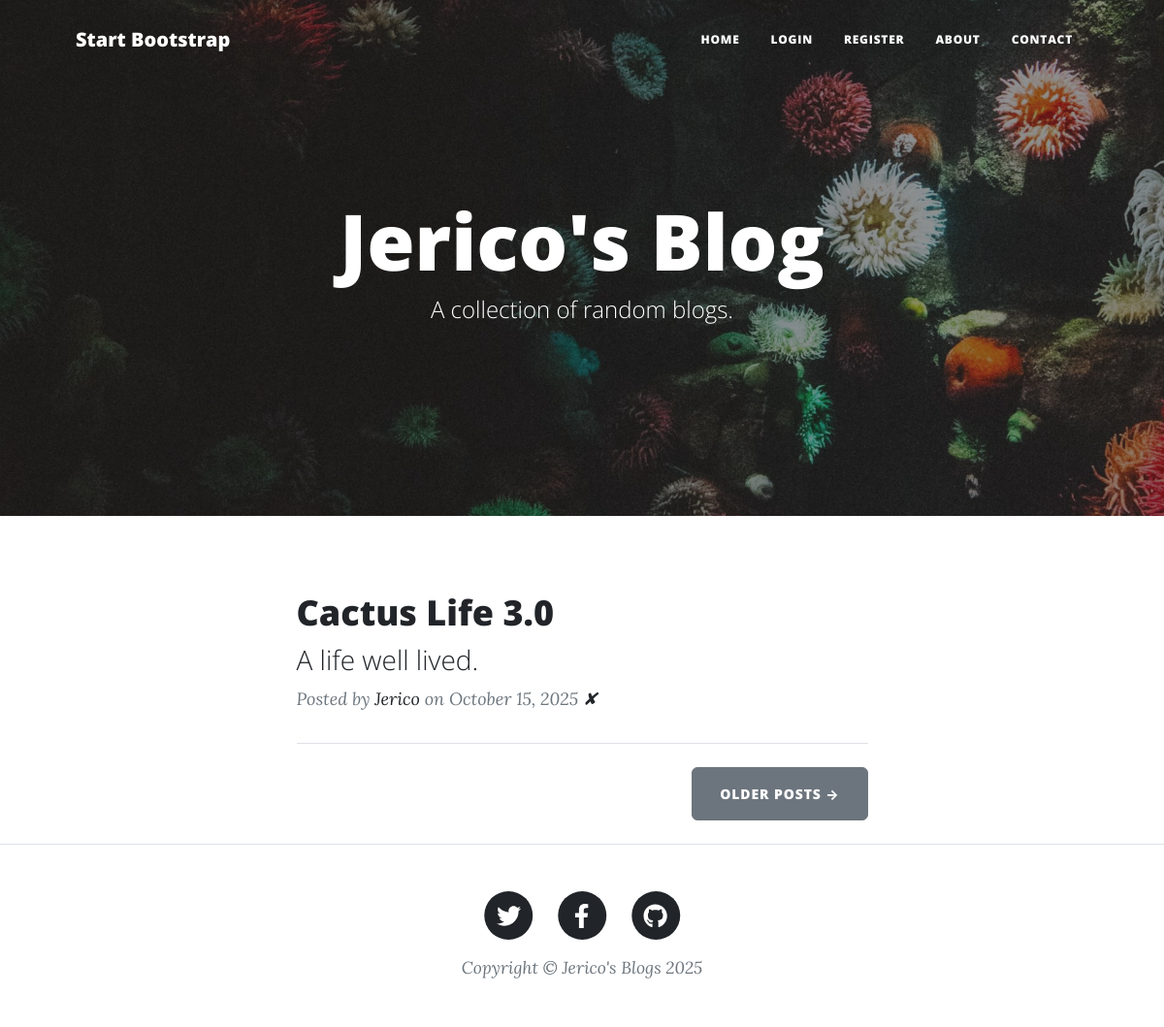
The page / on the database its author committed.
### main.py (models this page shows)
class BlogPost(db.Model):
    __tablename__ = "blog_posts"
    id: Mapped[int] = mapped_column(Integer, primary_key=True)
    title: Mapped[str] = mapped_column(String(250), unique=True, nullable=False)
    subtitle: Mapped[str] = mapped_column(String(250), nullable=False)
    date: Mapped[str] = mapped_column(String(250), nullable=False)
    body: Mapped[str] = mapped_column(Text, nullable=False)
    img_url: Mapped[str] = mapped_column(String(250), nullable=False)
    author_id: Mapped[int] = mapped_column(ForeignKey("user.id"))
    author: Mapped["User"] = relationship(back_populates="posts")
    comments: Mapped[List["Comment"]] = relationship(back_populates="parent_post")

class User(UserMixin, db.Model):
    __tablename__ = "user"
    id: Mapped[int] = mapped_column(Integer, primary_key=True)
    email: Mapped[str] = mapped_column(String, unique=True, nullable=False)
    password: Mapped[str] = mapped_column(String, nullable=False)
    name: Mapped[str] = mapped_column(String, nullable=False)
    posts: Mapped[List["BlogPost"]] = relationship(back_populates="author")
    comments: Mapped[List["Comment"]] = relationship(back_populates="comment_author")

### main.py (the view)
@app.route('/')
def get_all_posts():
    result = db.session.execute(db.select(BlogPost))
    posts = result.scalars().all()
    return render_template("index.html", all_posts=posts)

### templates/index.html (shortened to what this page needs)
{% include "header.html" %}
<header
  class="masthead"
  style="background-image: url('../static/assets/img/home-bg.jpg')"
>
  <div class="container position-relative px-4 px-lg-5">
    <div class="row gx-4 gx-lg-5 justify-content-center">
      <div class="col-md-10 col-lg-8 col-xl-7">
        <div class="site-heading">
          <h1>Jerico's Blog</h1>
          <span class="subheading">A collection of random blogs.</span>
        </div>
      </div>
    </div>
  </div>
</header>
<div class="container px-4 px-lg-5">
  <div class="row gx-4 gx-lg-5 justify-content-center">
    <div class="col-md-10 col-lg-8 col-xl-7">
      {% for post in all_posts %}
      <div class="post-preview">
        <a href="{{ url_for('show_post', post_id=post.id) }}">
          <h2 class="post-title">{{ post.title }}</h2>
          <h3 class="post-subtitle">{{ post.subtitle }}</h3>
        </a>
        <p class="post-meta">
          Posted by
          <a href="#">{{post.author.name}}</a>
          on {{post.date}}
          <a href="{{url_for('delete_post', post_id=post.id) }}">✘</a>
        </p>
      </div>
      <hr class="my-4" />
      {% endfor %}
      <div class="d-flex justify-content-end mb-4">
        <a class="btn btn-secondary text-uppercase" href="#!">Older Posts →</a>
      </div>
    </div>
  </div>
</div>
{% include "footer.html" %}

### rows shown on the page
BlogPost: title "Cactus Life 3.0", subtitle "A life well lived.", author.name "Jerico", date "October 15, 2025"
